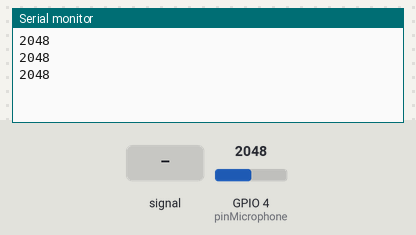
A sketch run on a simulated ESP32. On the bench: the last lines printed to the serial monitor. Inputs (shaded band) come from the test bench; at power-on: GPIO 4 (pinMicrophone) = 2048.

Above: at 1.3 s.
1.4 s: GPIO 4 (pinMicrophone) fed a 200 Hz sine of ±327 counts around its level
At 1.9 s:
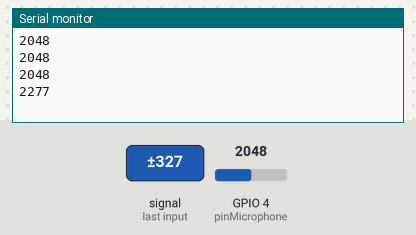
2.9 s: GPIO 4 (pinMicrophone) set to 2866
At 3.4 s:
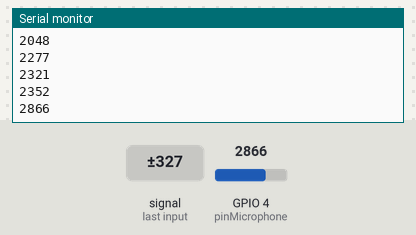
4.4 s: GPIO 4 (pinMicrophone) fed a 1000 Hz sine of ±1023 counts around its level
At 4.9 s:
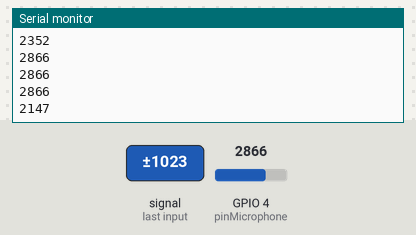
5.9 s: GPIO 4 (pinMicrophone) set to 2047
At 6.4 s:
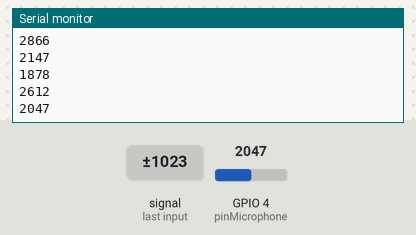
Timing chart, 0 to 8.4 s (numbered marks = the images above; inputs shaded):
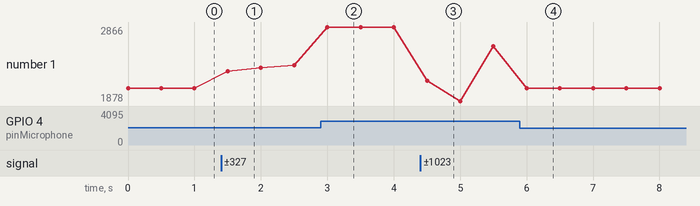

Measured:
- after the input at 1.4 s, the serial monitor: prints a new line after 0.10 s (image 1)
- after the input at 2.9 s, the serial monitor: prints a new line after 0.10 s (image 2)
- after the input at 4.4 s, the serial monitor: prints a new line after 0.10 s (image 3)
- after the input at 5.9 s, the serial monitor: prints a new line after 0.10 s (image 4)
- plotted number 1: 2048 → 2352 after the input at 1.4 s, 2352 → 2866 after the input at 2.9 s, 2866 → 2612 after the input at 4.4 s, 2612 → 2047 after the input at 5.9 s

The sketch:

ESP32_KY038_Analog.ino
```cpp
/**
 * Sound sensor ANALOG
 *
 *  Author: Mael T.
 *  Date: 18/01/2020
 *
 *  PINOUT
 *  =====
 *  G: GND
 *  +: 5v
 *  A0:D4 as analog input
 *  D0: -
 */
const int pinMicrophone = 4;

void setup()
{
  Serial.begin(115200);
}

void loop()
{
  int soundDetected = analogRead(pinMicrophone);
  Serial.println(soundDetected);
  delay(500);
}
```
